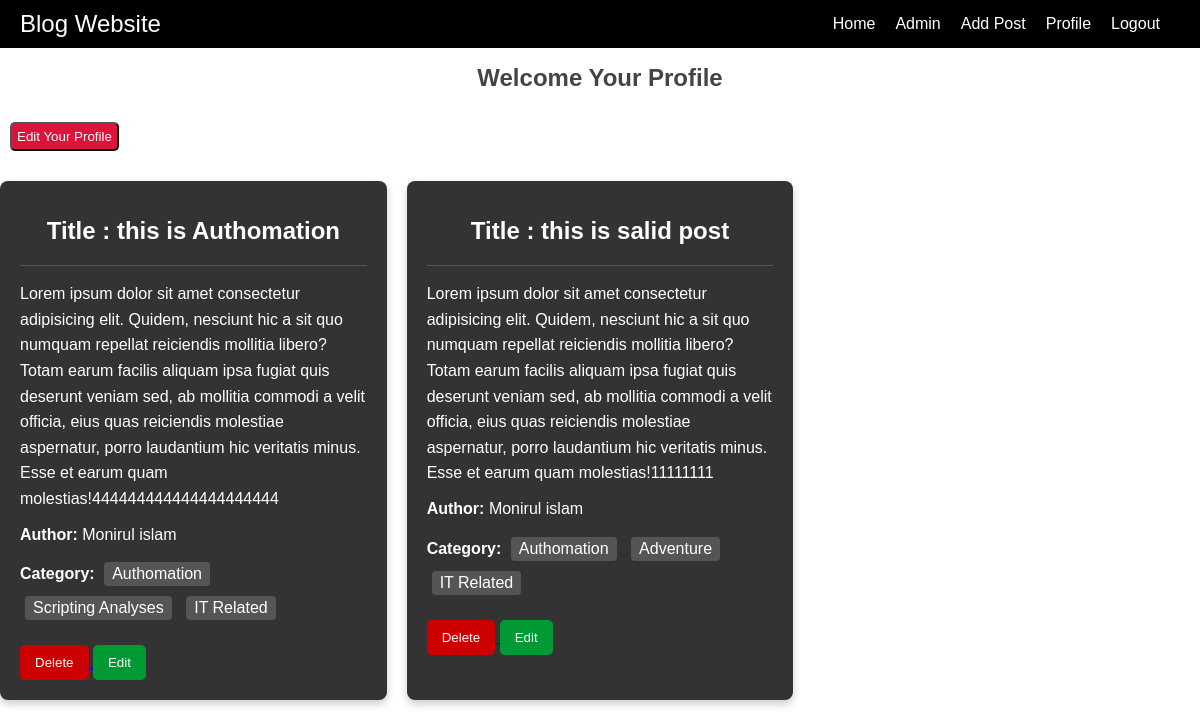
The app's page /author/profile/ (signed in) with its own data.
### posts/models.py (models this page shows, shortened)
class Post(models.Model):
    name = models.CharField(max_length=50)
    content = models.TextField()
    category = models.ManyToManyField(Category)
    author = models.ForeignKey(User, on_delete=models.CASCADE)
    image = models.ImageField(
        upload_to='uploads/', blank=True, null=True)

### categories/models.py (models this page shows, shortened)
class Category(models.Model):
    name = models.CharField(max_length=100)
    slug = models.SlugField(max_length=100, unique=True, null=True, blank=True)

### author/views.py (the view)
# urls.py: path('profile/', views.profile, name='profile'),
@login_required
def profile(request):
    data = Post.objects.filter(author=request.user)
    return render(request, 'author/profile.html', {'data': data})

### author/templates/author/profile.html (shortened to what this page needs)
{% extends 'base.html' %} {% block content %}
{% load static %}
<link rel="stylesheet" href="{% static 'css/home/card.css' %}">
<h1>Welcome Your Profile</h1>
<div>
  <a href="{% url 'edit_profile' %}">
    <button
      style="
        background-color: crimson;
        margin: 10px;
        padding: 5px;
        color: white;
        border-radius: 5px;
        cursor: pointer;
      "
    >
      Edit Your Profile
    </button>
  </a>
  {% if data %}
<div class="card-container">
  {% for dt in data %}
  <div class="card">
    <div class="card-header">
      <h1 class="title">Title : {{ dt.name }}</h1>
    </div>
    <div class="card-content">
      <p>{{ dt.content }}</p>
      <p><strong>Author:</strong> {{ dt.author.first_name }} {{ dt.author.last_name }}</p>
        <strong>Category:</strong>
        {% for categories in dt.category.all %}
        <span class="category" style="margin: 5px;">{{ categories.name }}</span>
        {% endfor %}
    </div>
    <div class="card-actions">
      <a href="{% url 'delete_post' dt.id %}">
        <button class="btn delete-btn">Delete</button>
      </a>
      <a href="{% url 'edit_post' dt.id %}">
        <button class="btn edit-btn">Edit</button>
      </a>
    </div>
  </div>
  {% endfor %}
</div>
{% else %}
<h4>There is no data</h4>
{% endif %}
</div>
{% endblock %}

### static/css/home/navbar.css (style rules this page uses)
body { margin: 0; padding: 0; font-family: Arial, sans-serif; }

### static/css/home/author.css (style rules this page uses)
h1 { margin-bottom: 20px; font-size: 24px; text-align: center; color: #444; }

### static/css/home/card.css (style rules this page uses)
.card { background-color: #333; color: #fff; border-radius: 8px; padding: 20px; margin: 20px 0; box-shadow: 0 4px 8px rgba(0, 0, 0, 0.2); }
.card-header { border-bottom: 1px solid #555; margin-bottom: 15px; }
.title { color: white; }
.card-content p { margin: 10px 0; line-height: 1.6; }
.category { background-color: #555; padding: 3px 8px; border-radius: 4px; display: inline-block; margin-right: 5px; }
.card-actions { margin-top: 20px; }
.btn { background-color: #0066cc; color: white; padding: 10px 15px; border: none; border-radius: 5px; cursor: pointer; transition: background-color 0.3s ease; }
.delete-btn { background-color: #cc0000; }
.edit-btn { background-color: #009933; }
.card-container { display: grid; grid-template-columns: repeat(3, 1fr); gap: 20px; }

### records on screen
Post: name "this is Authomation", content "Lorem ipsum dolor sit amet consectetur adipisicing elit. Quidem, nesciunt hic a sit quo numquam repellat reiciendis mollitia libero? Totam earum facilis aliquam ipsa fugiat quis deserunt veniam sed, ab mollitia commodi a velit officia, eius quas reiciendis molestiae aspernatur, porro laudantium hic veritatis minus. Esse et earum quam molestias!444444444444444444444", author.first_name "Monirul", author.last_name "islam"
Category: name "Authomation"
Category: name "Scripting Analyses"
Category: name "IT Related"
Post: name "this is salid post", content "Lorem ipsum dolor sit amet consectetur adipisicing elit. Quidem, nesciunt hic a sit quo numquam repellat reiciendis mollitia libero? Totam earum facilis aliquam ipsa fugiat quis deserunt veniam sed, ab mollitia commodi a velit officia, eius quas reiciendis molestiae aspernatur, porro laudantium hic veritatis minus. Esse et earum quam molestias!11111111", author.first_name "Monirul", author.last_name "islam"
Category: name "Adventure"
